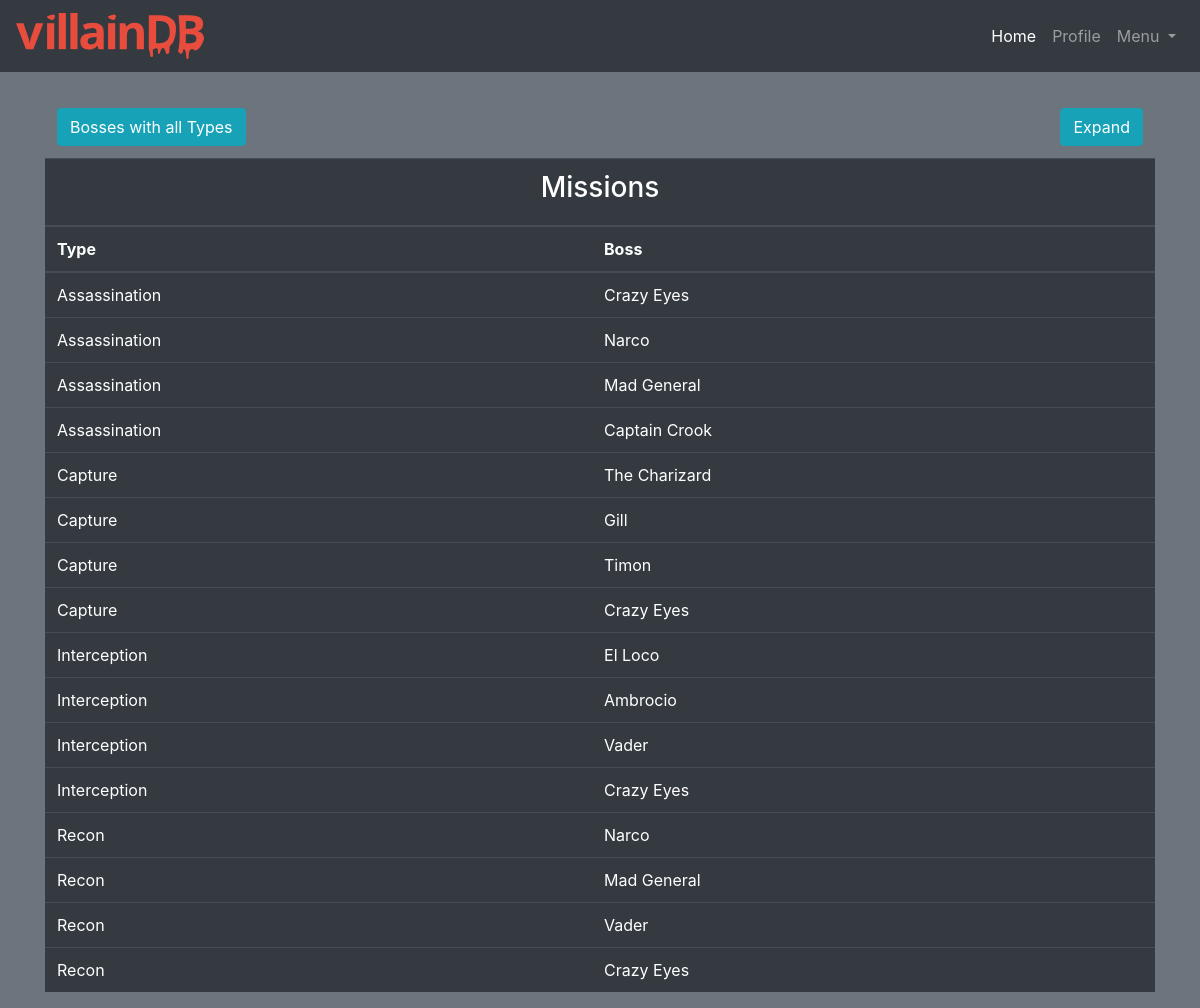
The app's page /boss/missions.php (signed in) with its own data.
### tables this page shows
create table if not exists mission(
  name ENUM('Assassination', 'Capture', 'Interception', 'Recon',
    'Destruction') not null,
  boss Integer not null,
  target varchar(30) not null,
  Primary Key(name, target, boss),
  Index summary (name, target),
  Foreign Key(boss) references boss(id)
	on delete cascade
);

create table if not exists boss(
  id Integer Primary Key,
  base Integer not null,
  effectiveness Integer not null,
  name varchar(20) not null,
  Foreign Key(id) references users(id)
    on delete cascade,
  Foreign Key(base) references base(id)
);

### html/resources/php/mission_display.php (the view, shortened to what this page needs)
<?php
include 'connect.php';
$target_var="";
$description_var="";
switch ($_SESSION['access']) {
  case 'villain':
    $mquery = "select mission.name, boss.name as bname $target_var $description_var from mission left join mission_description on mission.target=mission_description.target left join boss on mission.boss=boss.id order by mission.name";
    break;
}
$conn = new mysqli($db_host, $db_user, $db_pass, $db);
try {
  $conn->begin_transaction(MYSQLI_TRANS_START_READ_ONLY);
  $result = $conn->query($mquery);
  $conn->commit();
?>
<table class="table bg-secondary table-borderless mb-0">
  <thead>
    <tr class="bg-secondary text-light">
      <th colspan="2" scope="col" class="text-center">
        <?php
          $buttonhtml = '<input id="divbtn" type="button" data-toggle="modal" data-target="#divModal" class="btn btn-info float-left" action="submit" value="Bosses with all Types"/>';
          if ($_SESSION['access']=="villain") {
          echo $buttonhtml;
          }
        ?>
        <?php
          $buttonhtml = '<input id="avgbtn" type="button" data-toggle="modal" data-target="#expandModal" class="btn btn-info float-right" action="submit" value="Expand"/>';
          if ($_SESSION['access']=="villain") {
            echo $buttonhtml;
          }
        ?>
      </th>
    </tr>
</table>
<table class="table table-dark">
  <thead>
<tr>
  <th colspan="2" scope="col" class="text-center">
    <h3>Missions</h3>
  </th>
</tr>
<tr>
    <th scope="col">Type</th>
    <th scope="col">Boss</th>
</tr>
</thead>
<?php
  while ($row = $result->fetch_assoc()):
?>
<tr>
  <td scope="row"> <?php echo ucfirst($row['name']); ?> </td>
  <td> <?php echo $row['bname']; ?> </td>
</tr>
<?php endwhile;
} catch (exception $e) {
  $conn->rollback();
  $conn->close();
}
?>

### html/boss/missions.php (shortened to what this page needs)
<html lang="en">
<head>
</head>
<body class="bg-secondary text-light">
<?php include "../resources/php/nav.php" ?>
<br>
<div class="container">
    <?php
    $include_var="../resources/php/mission_display.php";
      include $include_var;
      ?>
</table>
</div>
</body>
</html>

### html/resources/php/nav.php (shortened to what this page needs)
<link rel="stylesheet" href="https://stackpath.bootstrapcdn.com/bootstrap/4.3.1/css/bootstrap.min.css">
<link rel="stylesheet" href="https://use.fontawesome.com/releases/v5.8.1/css/all.css">
<nav class="navbar navbar-expand-lg navbar-dark bg-dark text-light">
  <a class="navbar-brand" href="/"><img src="/resources/svg/villainDB.svg" alt="VillainDB" /></a>
  <div class="collapse navbar-collapse justify-content-between" id="navbarSupportedContent">
    <ul class="navbar-nav">
      <li class="nav-item active">
        <a class="nav-link" href="/">Home<span class="sr-only">(home)</span></a>
      </li>
      <li class="nav-item">
        <a class="nav-link" href="/profile.php">Profile</a>
      </li>
      <li class="nav-item dropdown ">
        <a class="nav-link dropdown-toggle" href="#" id="navbarDropdown" role="button" data-toggle="dropdown" aria-haspopup="true" aria-expanded="false">
         Menu
        </a>
      </li>
    </ul>
  </div>
</nav>

### records on screen
mission: name "Assassination", boss.name "Crazy Eyes"
mission: name "Assassination", boss.name "Narco"
mission: name "Assassination", boss.name "Mad General"
mission: name "Assassination", boss.name "Captain Crook"
mission: name "Capture", boss.name "The Charizard"
mission: name "Capture", boss.name "Gill"
mission: name "Capture", boss.name "Timon"
mission: name "Capture", boss.name "Crazy Eyes"
mission: name "Interception", boss.name "El Loco"
mission: name "Interception", boss.name "Ambrocio"
mission: name "Interception", boss.name "Vader"
mission: name "Interception", boss.name "Crazy Eyes"
mission: name "Recon", boss.name "Narco"
mission: name "Recon", boss.name "Mad General"
mission: name "Recon", boss.name "Vader"
mission: name "Recon", boss.name "Crazy Eyes"
